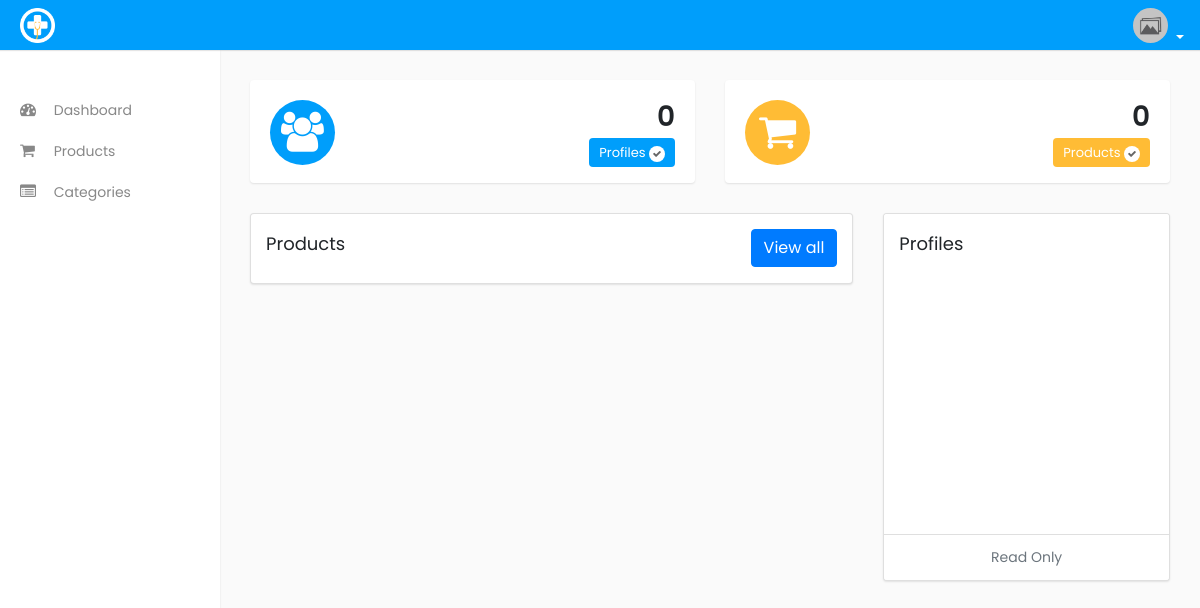
Page / (signed in) on the earlier database version.
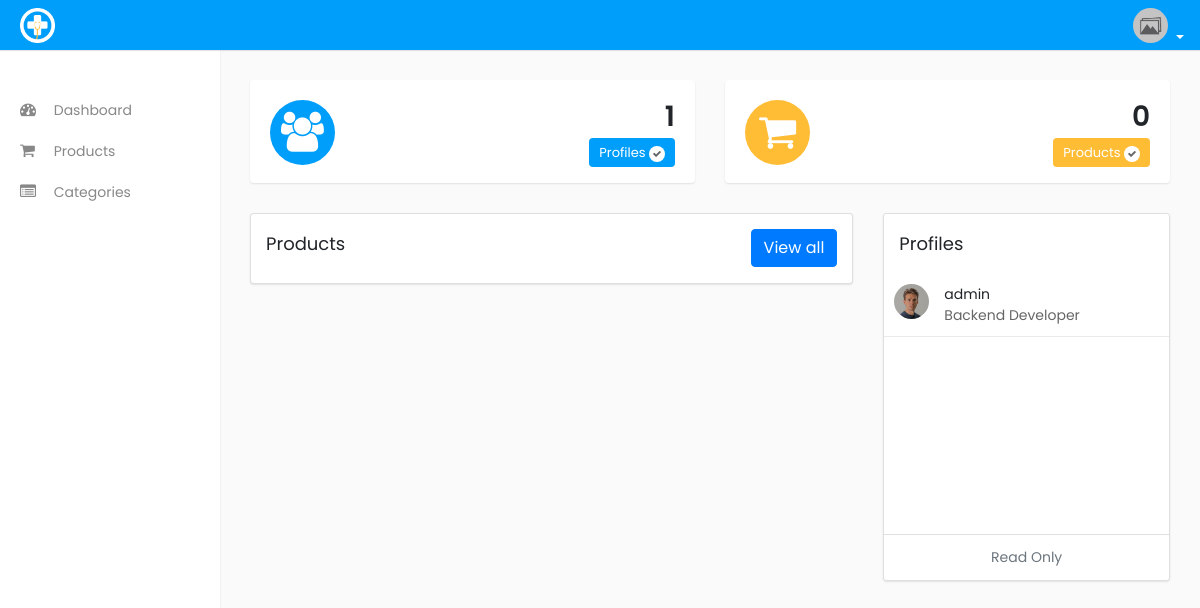
Same page on the later database version.
### accounts/models.py (models this page shows, shortened)
class Profile(models.Model):
  gender = {
    ('Male','Male'),
    ('Female','Female')
  }
  user = models.OneToOneField(User , on_delete=models.CASCADE)
  job = models.CharField(max_length=100, default='not found')
  address = models.CharField(max_length=100, default='not found')
  gender = models.CharField(max_length=100, choices=gender, default='not found')
  phone = models.CharField(max_length=12, default='not found')
  image = models.ImageField(upload_to='profiles/')
  biography = models.TextField(max_length=300, default='not found')

### home/views.py (the view)
# urls.py: path('', views.index, name='home'),
@login_required(login_url='login')
def index(request):
  products = Product.objects.all()
  products_count = Product.objects.all().count()
  profiles = Profile.objects.all()
  profiles_count = Profile.objects.all().count()
  context = {'products': products, 'products_count': products_count, 'profiles': profiles, 'profiles_count': profiles_count}
  return render(request, 'index.html', context)

### home/templates/index.html (shortened to what this page needs)
{% extends "base.html" %}
{% block content %}
{% load static %}
<section class="wrapper__main">
  <div class="content">
    <div class="row">
      <div class="col">
        <div class="dash-box">
          <span class="dash-box-bg-1"><i class="fa fa-users" aria-hidden="true"></i></span>
          <div class="dash-box-info text-right">
            <h3>{{profiles_count}}</h3>
            <span class="widget-title-1">Profiles <i class="fa fa-check" aria-hidden="true"></i></span>
          </div>
        </div>
      </div>
      <div class="col">
        <div class="dash-box">
          <span class="dash-box-bg-2"><i class="fa fa-shopping-cart" aria-hidden="true"></i></span>
          <div class="dash-box-info text-right">
            <h3>{{products_count}}</h3>
            <span class="widget-title-2">Products <i class="fa fa-check" aria-hidden="true"></i></span>
          </div>
        </div>
      </div>
    </div>
    <div class="row">
      <div class="col-12 col-md-8 col-lg-8 col-xl-8">
        <div class="card">
          <div class="card-header">
            <h4 class="card-title d-inline-block">Products</h4>
            <a href="{% url 'products:products' %}" class="btn btn-primary float-right">View all</a>
          </div>
          <div class="card-body p-0">
          </div>
        </div>
      </div>
      <div class="col-12 col-md-4 col-lg-4 col-xl-4">
        <div class="card member-panel">
          <div class="card-header bg-white">
            <h4 class="card-title m-b-0">Profiles</h4>
          </div>
          <div class="card-body">
            <ul class="contact-list">
              {% for profile in profiles %}
              <li>
                <div class="contact-cont">
                  <div class="float-left user-img m-r-10">
                    <a href="#!">
                      {% if profile.image %}
                      <img src="{{ profile.image.url }}" alt="profile" class="rounded-circle" />
                      {% else %}
                      <img src="{% static 'images/default_img.png' %}" alt="profile" class="rounded-circle" />
                      {% endif %}
                    </a>
                  </div>
                  <div class="contact-info">
                    <span class="contact-name text-ellipsis">{{profile.user}}</span>
                    <p class="contact-date">{{profile.job}}</p>
                  </div>
                </div>
              </li>
              {% endfor %}
            </ul>
          </div>
          <div class="card-footer text-center bg-white">
            <p class="text-muted">Read Only</p>
          </div>
        </div>
      </div>
    </div>
  </div>
</section>
{% endblock content %}

### templates/base.html (shortened to what this page needs)
{% load static %}
<!DOCTYPE html>
<html lang="en" dir="ltr">
  <head>
    <link rel="stylesheet" href="https://cdnjs.cloudflare.com/ajax/libs/font-awesome/4.7.0/css/font-awesome.css" />
    <link rel="stylesheet" href="{% static 'font/flaticon.css' %}">
    <link rel="stylesheet" href="https://cdn.jsdelivr.net/npm/bootstrap@4.6.0/dist/css/bootstrap.min.css">
    <link rel="stylesheet" href="https://unpkg.com/tailwindcss@^2/dist/tailwind.min.css" />
    <link rel="stylesheet" href="{% static 'css/style.css' %}">
    <link rel="stylesheet" href="{% static 'css/responsive.css' %}">
  </head>
  <body>
    <header class="wrapper__header">
      <div class="logo">
        <a href="{% url 'home:home' %}" class="logo__img">
          <img src="{% static 'images/admin-logo.png' %}" alt="logo-img" />
        </a>
      </div>
      <ul class="nav user-menu float-right">
        <li class="nav-item dropdown has-arrow">
          <a href="#" class="dropdown-toggle nav-link user-link" data-toggle="dropdown" aria-expanded="false">
            <span class="user-img">
              <img class="rounded-circle" src="{% static 'images/default_img.png' %}" alt="user-img" width="24" />
            </span>
          </a>
        </li>
      </ul>
    </header>
    <section class="sidebar" id="sidebar">
      <div class="sidebar-menu">
        <ul>
          <li class="menu-title"></li>
          <li>
            <a href="{% url 'home:home' %}"><i class="fa fa-dashboard"></i> Dashboard</a>
          </li>
          <li>
            <a href="{% url 'products:products' %}"><i class="fa fa-shopping-cart"></i> Products</a>
          </li>
          <li>
            <a href="{% url 'categories:categories' %}"><i class="fa fa-list-alt"></i> Categories</a>
          </li>
        </ul>
      </div>
    </section>
    {% block content %}{% endblock content %}
  </body>
</html>

Differences in the rows shown:
added Profile: image (picture), user "admin", job "Backend Developer"
Other differences:
{{ profiles_count }}: "0" → "1"
